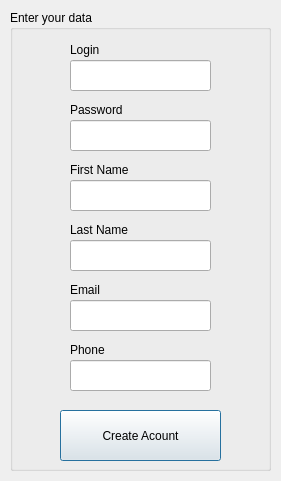
<?xml version="1.0" encoding="UTF-8"?>
<ui version="4.0">
 <class>creationAcc</class>
 <widget class="QDialog" name="creationAcc">
  <property name="geometry">
   <rect>
    <x>0</x>
    <y>0</y>
    <width>281</width>
    <height>481</height>
   </rect>
  </property>
  <property name="windowTitle">
   <string>Dialog</string>
  </property>
  <widget class="QGroupBox" name="groupBox">
   <property name="geometry">
    <rect>
     <x>10</x>
     <y>10</y>
     <width>261</width>
     <height>461</height>
    </rect>
   </property>
   <property name="title">
    <string>Enter your data</string>
   </property>
   <widget class="QLineEdit" name="loginC">
    <property name="geometry">
     <rect>
      <x>60</x>
      <y>50</y>
      <width>141</width>
      <height>31</height>
     </rect>
    </property>
   </widget>
   <widget class="QLineEdit" name="passwordC">
    <property name="geometry">
     <rect>
      <x>60</x>
      <y>110</y>
      <width>141</width>
      <height>31</height>
     </rect>
    </property>
   </widget>
   <widget class="QPushButton" name="pushButton">
    <property name="geometry">
     <rect>
      <x>50</x>
      <y>400</y>
      <width>161</width>
      <height>51</height>
     </rect>
    </property>
    <property name="text">
     <string>Create Acount</string>
    </property>
   </widget>
   <widget class="QLabel" name="label">
    <property name="geometry">
     <rect>
      <x>60</x>
      <y>30</y>
      <width>37</width>
      <height>20</height>
     </rect>
    </property>
    <property name="text">
     <string>Login</string>
    </property>
   </widget>
   <widget class="QLabel" name="label_2">
    <property name="geometry">
     <rect>
      <x>60</x>
      <y>90</y>
      <width>61</width>
      <height>20</height>
     </rect>
    </property>
    <property name="text">
     <string>Password</string>
    </property>
   </widget>
   <widget class="QLineEdit" name="firstNameC">
    <property name="geometry">
     <rect>
      <x>60</x>
      <y>170</y>
      <width>141</width>
      <height>31</height>
     </rect>
    </property>
   </widget>
   <widget class="QLabel" name="label_3">
    <property name="geometry">
     <rect>
      <x>60</x>
      <y>150</y>
      <width>71</width>
      <height>20</height>
     </rect>
    </property>
    <property name="text">
     <string>First Name</string>
    </property>
   </widget>
   <widget class="QLineEdit" name="lastNameC">
    <property name="geometry">
     <rect>
      <x>60</x>
      <y>230</y>
      <width>141</width>
      <height>31</height>
     </rect>
    </property>
   </widget>
   <widget class="QLabel" name="label_4">
    <property name="geometry">
     <rect>
      <x>60</x>
      <y>210</y>
      <width>71</width>
      <height>20</height>
     </rect>
    </property>
    <property name="text">
     <string>Last Name</string>
    </property>
   </widget>
   <widget class="QLineEdit" name="emailC">
    <property name="geometry">
     <rect>
      <x>60</x>
      <y>290</y>
      <width>141</width>
      <height>31</height>
     </rect>
    </property>
   </widget>
   <widget class="QLabel" name="label_5">
    <property name="geometry">
     <rect>
      <x>60</x>
      <y>270</y>
      <width>71</width>
      <height>20</height>
     </rect>
    </property>
    <property name="text">
     <string>Email</string>
    </property>
   </widget>
   <widget class="QLineEdit" name="phoneC">
    <property name="geometry">
     <rect>
      <x>60</x>
      <y>350</y>
      <width>141</width>
      <height>31</height>
     </rect>
    </property>
   </widget>
   <widget class="QLabel" name="label_6">
    <property name="geometry">
     <rect>
      <x>60</x>
      <y>330</y>
      <width>71</width>
      <height>20</height>
     </rect>
    </property>
    <property name="text">
     <string>Phone</string>
    </property>
   </widget>
  </widget>
 </widget>
 <tabstops>
  <tabstop>loginC</tabstop>
  <tabstop>passwordC</tabstop>
  <tabstop>firstNameC</tabstop>
  <tabstop>lastNameC</tabstop>
  <tabstop>emailC</tabstop>
  <tabstop>phoneC</tabstop>
  <tabstop>pushButton</tabstop>
 </tabstops>
 <resources/>
 <connections/>
</ui>
